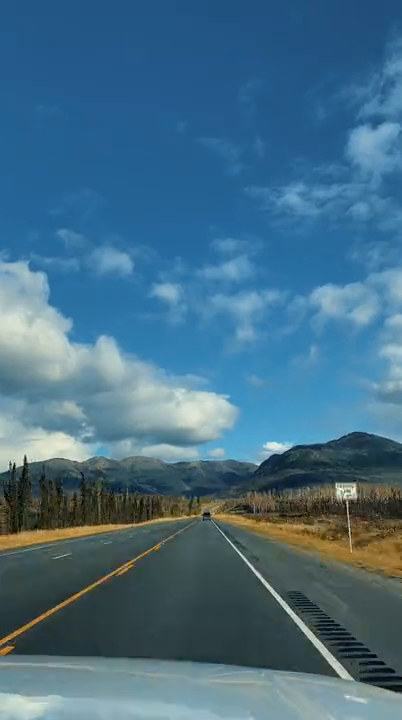
#> input picture frame 25 of Detectia benzilor de circulatie/img/v11.mp4, 402 x 720 px, given in place of v1.mp4, which was not available
$ python main.py
#> lines starting #> are read from the running program, lines starting #| are printed output that depends on the picture; after the words box and inside, x2 and y2 are one past the last pixel; in counts of white or black regions, pixels touching at a corner belong together; pictures that were not available may be replaced by others from this repository, and a replacement may not be noted
#> in videoLanes, frame is the input picture: shape (720, 402, 3); mean B, G, R 133.3, 109.6, 69.4
import cv2 as cv
import numpy as np
from matplotlib import pyplot as plt


def lanesDetection(img):
    # img = cv.imread("./img/road.png")
    # img = cv.cvtColor(img, cv.COLOR_BGR2RGB)

   # print(img.shape) # returneaza dimensiunile imaginii
    height = img.shape[0]
#> height = 720
    width = img.shape[1]
#> width = 402

    region_of_interest_vertices = [
        (200, height), (width/2, height/1.37), (width, height)
    ]
#> region_of_interest_vertices = [(200, 720), (201, 525.5), (402, 720)]
    gray_img = cv.cvtColor(img, cv.COLOR_RGB2GRAY) # rgb to gray
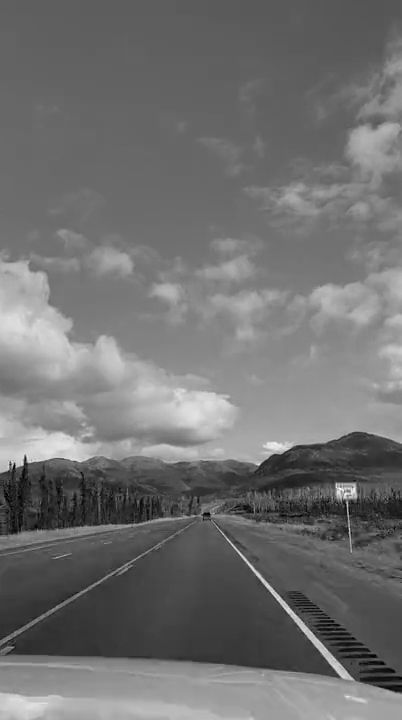
#> gray_img: shape (720, 402); min 0, max 250, mean 112.1
    edge = cv.Canny(gray_img, 50, 100, apertureSize=3)
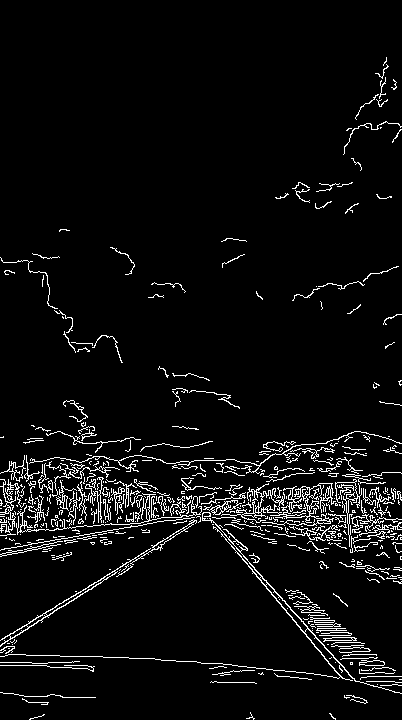
#> edge: shape (720, 402); 5.1% white in thin lines or dots
    cropped_image = region_of_interest(
        edge, np.array([region_of_interest_vertices], np.int32)) # imaginea decupata

    lines = cv.HoughLinesP(cropped_image, rho=2, theta=np.pi/180,
                           threshold=50, lines=np.array([]), minLineLength=10, maxLineGap=30) # detecteaza liniile din imaginea decupata
    image_with_lines = draw_lines(img, lines)
    #plt.imshow(image_with_lines)
    #plt.show()
    return image_with_lines

# defineste regiunea de interes din imagine
def region_of_interest(img, vertices):
    mask = np.zeros_like(img)
    match_mask_color = (255)
    cv.fillPoly(mask, vertices, match_mask_color)
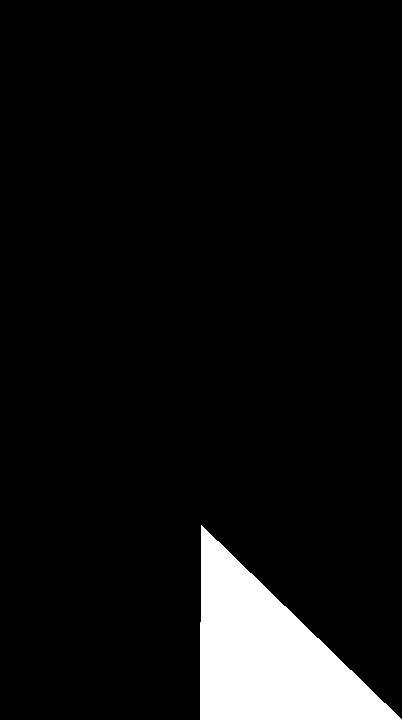
#> mask: shape (720, 402); 6.8% white; 1 white region, box (x1, y1, x2, y2) and area: (200, 525, 402, 720) 19797
    masked_image = cv.bitwise_and(img, mask)
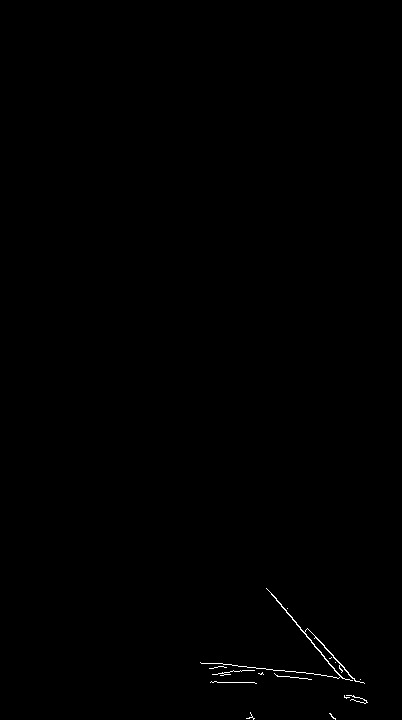
#> masked_image: shape (720, 402); 0.24% white in thin lines or dots, all inside (x1, y1, x2, y2) = (200, 588, 368, 720)
#> in lanesDetection, `lines = cv.HoughLinesP(cropped_image, rho=2, theta=np.pi/180, threshol..`: lines = [[272, 594, 364, 703], [333, 677, 355, 680], [315, 637, 356, 681], [200, 662, 354, 678], [291, 617, 360, 702], [218, 666, 310, 679]]
    return masked_image

# traseaza liniile pe imaginea originala
def draw_lines(img, lines):
    img = np.copy(img)
    blank_image = np.zeros((img.shape[0], img.shape[1], 3), np.uint8)

    for line in lines:
        for x1, y1, x2, y2 in line:
            cv.line(blank_image, (x1, y1), (x2, y2), (0, 255, 0), 2)
#> this loop made 6 passes

    img = cv.addWeighted(img, 0.8, blank_image, 1, 0.0)
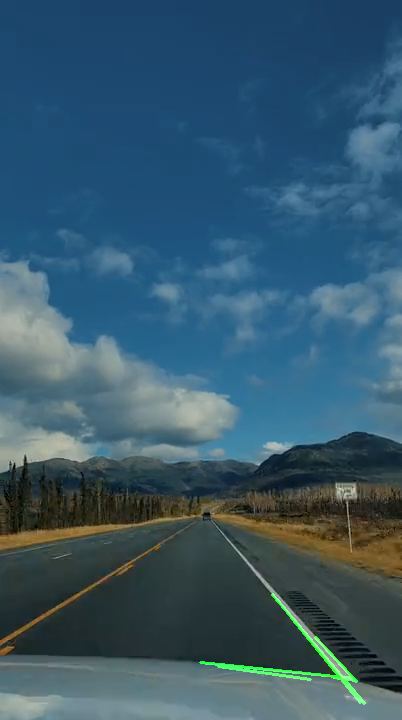
#> img: shape (720, 402, 3); mean B, G, R 106.6, 88.5, 55.5
    return img


def videoLanes():
    cap = cv.VideoCapture('./img/v1.mp4') # este preluat videoclipul din folder
    while(cap.isOpened()):
        ret, frame = cap.read() # memoreaza frame-ul
        frame = lanesDetection(frame) # apeleaza functia avand ca parametru frame-ul respectiv
        cv.imshow('Detectia benzilor de circulatie', frame) # afiseaza frame-urileq
        if cv.waitKey(1) & 0xFF == ord('q'): # se inchide programul prin apasarea tastei Q
#> (key q is pressed here)
            break

    cap.release()
    cv.destroyAllWindows()


if __name__ == "__main__":
    videoLanes()

$ run again, starting later in the video
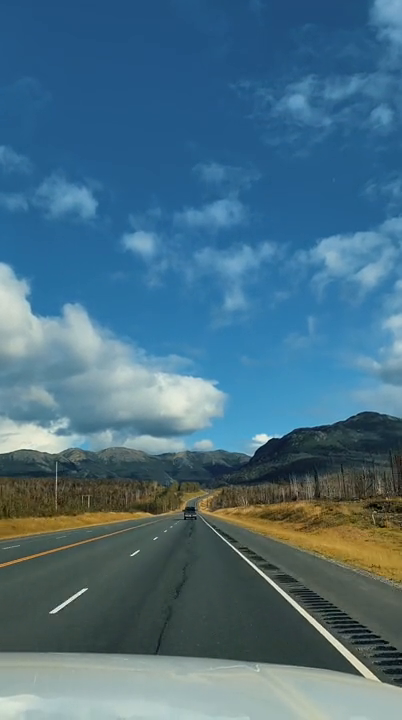
#> input picture frame 114 of Detectia benzilor de circulatie/img/v11.mp4, 402 x 720 px, given in place of v1.mp4, which was not available
#> in videoLanes, frame is the input picture: shape (720, 402, 3); mean B, G, R 130.8, 110.7, 73.5
#> in lanesDetection, `edge = cv.Canny(gray_img, 50, 100, apertureSize=3)`:
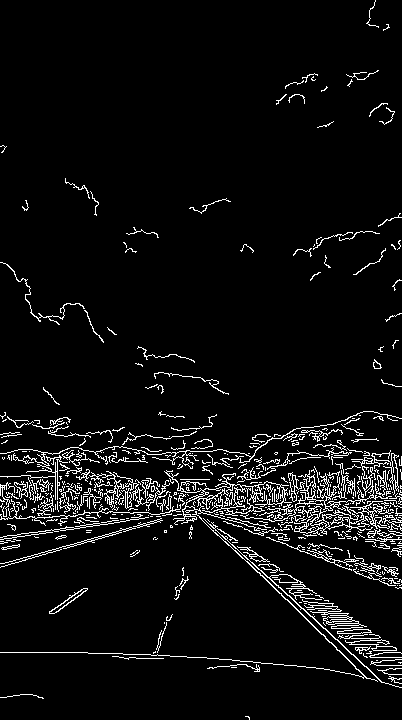
#> edge: shape (720, 402); 5.6% white in thin lines or dots
#> mask: shape (720, 402); 6.8% white; 1 white region, box (x1, y1, x2, y2) and area: (200, 525, 402, 720) 19797
#> masked_image: shape (720, 402); 0.08% white in thin lines or dots, all inside (x1, y1, x2, y2) = (200, 657, 357, 720)
#> lines = [[202, 657, 286, 665], [270, 663, 297, 666], [296, 665, 354, 674]]
#> the loop in draw_lines, `for line in lines:` made 3 passes
#> in draw_lines, `img = cv.addWeighted(img, 0.8, blank_image, 1, 0.0)`:
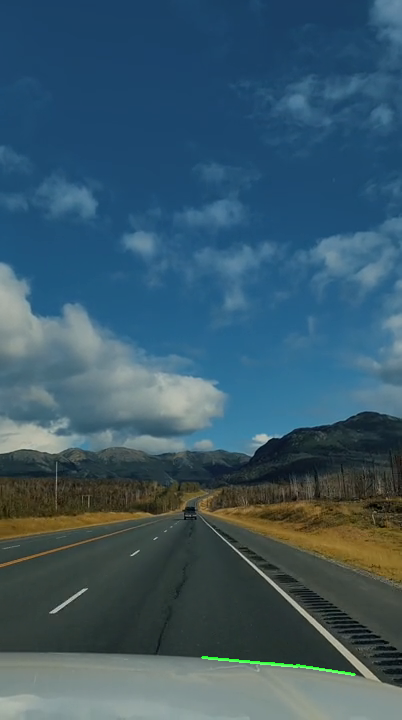
#> img: shape (720, 402, 3); mean B, G, R 104.6, 88.8, 58.8

$ run again, starting later in the video
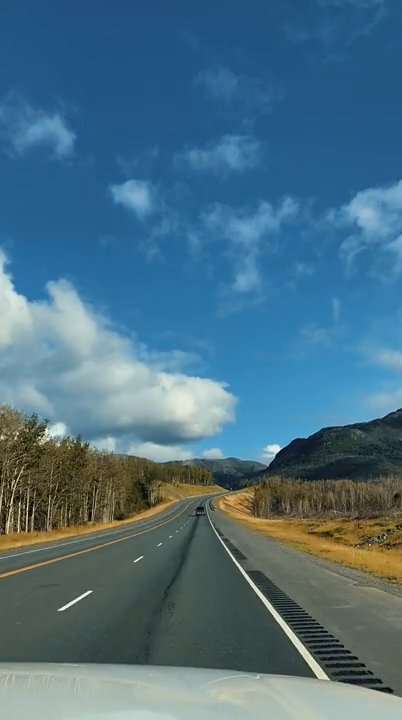
#> input picture frame 203 of Detectia benzilor de circulatie/img/v11.mp4, 402 x 720 px, given in place of v1.mp4, which was not available
#> in videoLanes, frame is the input picture: shape (720, 402, 3); mean B, G, R 130.6, 111.8, 75.3
#> in lanesDetection, `edge = cv.Canny(gray_img, 50, 100, apertureSize=3)`:
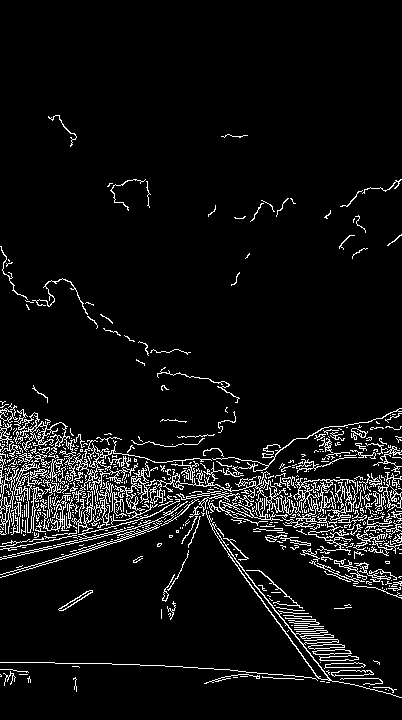
#> edge: shape (720, 402); 6.4% white in thin lines or dots, all inside (x1, y1, x2, y2) = (0, 115, 402, 698)
#> mask: shape (720, 402); 6.8% white; 1 white region, box (x1, y1, x2, y2) and area: (200, 525, 402, 720) 19797
#> masked_image: shape (720, 402); 0.44% white in thin lines or dots, all inside (x1, y1, x2, y2) = (200, 545, 371, 690)
#> lines = 22 rows, first 6: [222, 545, 332, 681], [228, 556, 352, 684], [205, 668, 270, 674], [225, 676, 262, 676], [228, 554, 355, 685], [230, 557, 263, 601]
#> the loop in draw_lines, `for line in lines:` made 22 passes
#> in draw_lines, `img = cv.addWeighted(img, 0.8, blank_image, 1, 0.0)`:
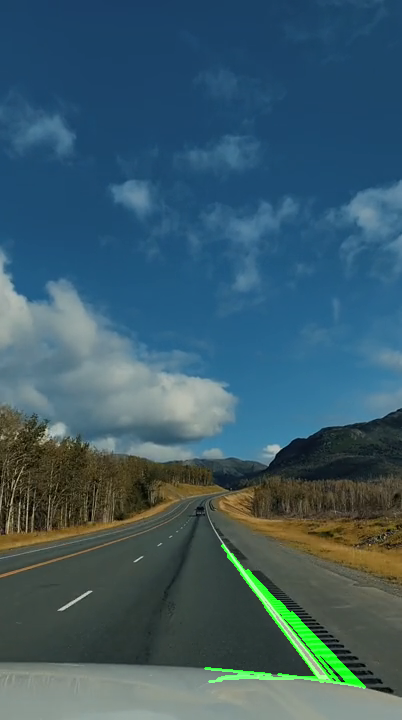
#> img: shape (720, 402, 3); mean B, G, R 104.5, 91.6, 60.2
